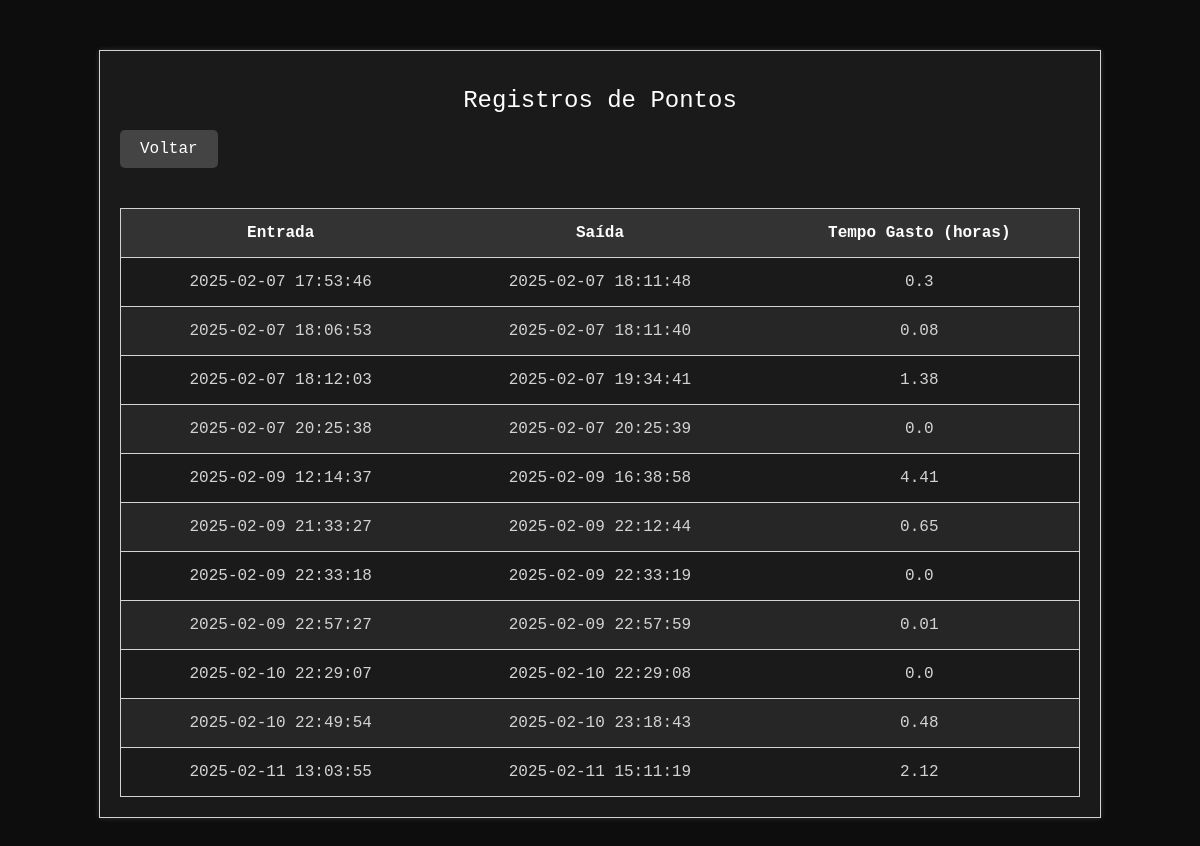
Page /registros/5 on the committed database.
### tables this page shows
CREATE TABLE pontos (
            id INTEGER PRIMARY KEY AUTOINCREMENT,
            objetivo_id INTEGER NOT NULL,
            entrada TEXT NOT NULL,
            saida TEXT,
            FOREIGN KEY (objetivo_id) REFERENCES objetivos (id)
        );

### app.py (the view)
@app.route('/registros/<int:objetivo_id>')
def registros(objetivo_id):
    conn = get_db_connection()
    pontos = conn.execute('SELECT * FROM pontos WHERE objetivo_id = ?', (objetivo_id,)).fetchall()
    objetivo = conn.execute('SELECT * FROM objetivos WHERE id = ?', (objetivo_id,)).fetchone()
    conn.close()
    if not objetivo:
        flash('Objetivo não encontrado.', 'error')
        return redirect(url_for('index'))
    return render_template('registros.html', pontos=pontos, objetivo=objetivo, datetime=datetime)

### app.py (called while the page is built)
def get_db_connection():
    conn = sqlite3.connect('database.db')
    conn.row_factory = sqlite3.Row
    return conn

### templates/registros.html (shortened to what this page needs)
<!DOCTYPE html>
<html lang="pt-BR">
<head>
    <link rel="stylesheet" href="{{ url_for('static', filename='styles.css') }}">
</head>
<body>
    <div class="container">
        <h1>Registros de Pontos</h1>
        <a href="{{ url_for('index') }}" class="btn-voltar">Voltar</a>
        <table class="tabela-registros-pontos">
            <thead>
                <tr>
                    <th>Entrada</th>
                    <th>Saída</th>
                    <th>Tempo Gasto (horas)</th>
                </tr>
            </thead>
            <tbody>
                {% for ponto in pontos %}
                <tr>
                    <td>{{ ponto['entrada'] }}</td>
                    <td>{{ ponto['saida'] or 'Aberto' }}</td>
                    <td>
                        {% if ponto['saida'] %}
                            {{ ((datetime.strptime(ponto['saida'], '%Y-%m-%d %H:%M:%S') - datetime.strptime(ponto['entrada'], '%Y-%m-%d %H:%M:%S')).total_seconds() / 3600)|round(2) }}
                        {% else %}
                            -
                        {% endif %}
                    </td>
                </tr>
                {% endfor %}
            </tbody>
        </table>
    </div>
</body>
</html>

### static/styles.css (style rules this page uses)
body { font-family: 'Courier New', monospace; background-color: #0d0d0d; color: #d3d3d3; margin: 0; padding: 0; display: flex; flex-direction: column; align-items: center; justify-content: center; min-height: 100vh; }
.container { width: 80%; margin: 50px auto; background-color: #1a1a1a; padding: 20px; border: 1px solid #d3d3d3; box-shadow: 0 0 5px rgba(211, 211, 211, 0.2); }
h1 { text-align: center; color: #ffffff; font-size: 1.5rem; font-weight: normal; }
a { color: #d3d3d3; text-decoration: none; }
.tabela-registros-pontos { width: 100%; border-collapse: collapse; margin-top: 20px; background-color: #1a1a1a; border: 1px solid #d3d3d3; text-align: center; }
.tabela-registros-pontos th, .tabela-registros-pontos td { padding: 15px; text-align: center; border-bottom: 1px solid #d3d3d3; }
.tabela-registros-pontos th { background-color: #333; color: #ffffff; font-weight: bold; }
.tabela-registros-pontos tr:nth-child(even) { background-color: #262626; }
.btn-voltar { display: inline-block; margin-bottom: 20px; padding: 10px 20px; background-color: #444444; color: #ffffff; text-decoration: none; border-radius: 5px; transition: background 0.3s; }

### rows in the picture
pontos: entrada "2025-02-07 17:53:46", saida "2025-02-07 18:11:48", saida+entrada "0.3"
pontos: entrada "2025-02-07 18:06:53", saida "2025-02-07 18:11:40", saida+entrada "0.08"
pontos: entrada "2025-02-07 18:12:03", saida "2025-02-07 19:34:41", saida+entrada "1.38"
pontos: entrada "2025-02-07 20:25:38", saida "2025-02-07 20:25:39", saida+entrada "0.0"
pontos: entrada "2025-02-09 12:14:37", saida "2025-02-09 16:38:58", saida+entrada "4.41"
pontos: entrada "2025-02-09 21:33:27", saida "2025-02-09 22:12:44", saida+entrada "0.65"
pontos: entrada "2025-02-09 22:33:18", saida "2025-02-09 22:33:19", saida+entrada "0.0"
pontos: entrada "2025-02-09 22:57:27", saida "2025-02-09 22:57:59", saida+entrada "0.01"
pontos: entrada "2025-02-10 22:29:07", saida "2025-02-10 22:29:08", saida+entrada "0.0"
pontos: entrada "2025-02-10 22:49:54", saida "2025-02-10 23:18:43", saida+entrada "0.48"
pontos: entrada "2025-02-11 13:03:55", saida "2025-02-11 15:11:19", saida+entrada "2.12"
